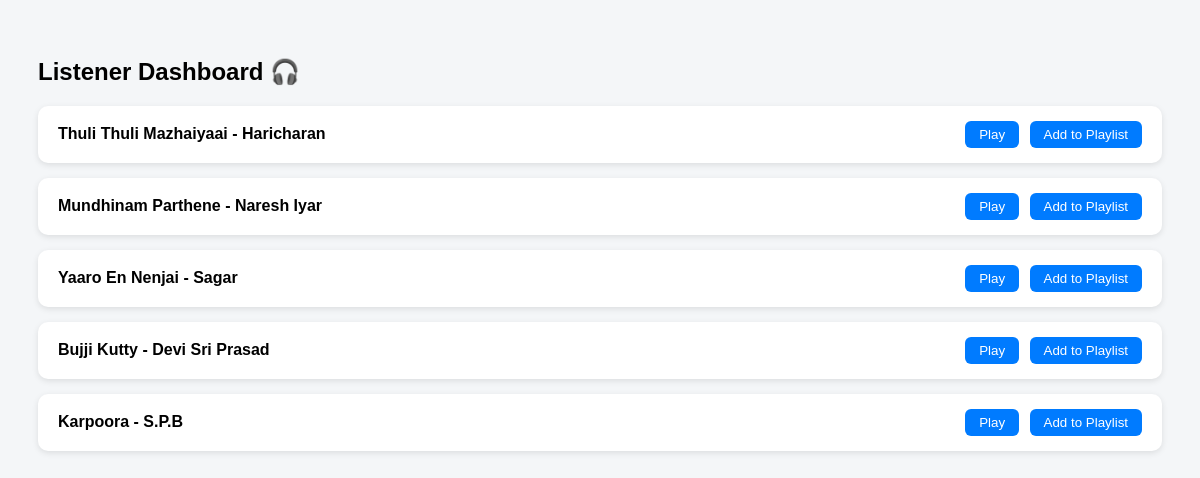
The page /listener_dashboard (signed in) on the database its author committed.
### controller/models.py (models this page shows)
class Upload_Song(db.Model):
    __tablename__ = 'upload_song'
    id = db.Column(db.Integer, primary_key=True, autoincrement=True)
    title = db.Column(db.String(100))
    artist = db.Column(db.String(100))
    file_path= db.Column(db.String(200))
    creator_id = db.Column(db.Integer, db.ForeignKey('user.user_id'))
    playlist = db.relationship('Playlist_Upload_Song', back_populates='upload_song')

### main.py (the view)
@app.route('/listener_dashboard')
def listener_dashboard():
    if 'user_id' not in session:
        return redirect(url_for('login'))
    user_id = session['user_id']
    songs = Upload_Song.query.all()
    playlists = Playlist.query.filter_by(user_id=user_id).all()
    return render_template(
        'listener_dashboard.html',
        songs=songs,
        playlist=playlists
    )

### templates/listener_dashboard.html (shortened to what this page needs)
<!DOCTYPE html>
<html lang="en">
<head>
</head>
<body>
<h2>Listener Dashboard 🎧</h2>
{% for song in songs %}
<div class="song-card">
    <div class="song-info">
        {{ song.title }} - {{ song.artist }}
    </div>
    <div class="song-controls">
        <button onclick="togglePlay(this)">Play</button>
        <form method="POST"
              action="{{ url_for('add_song_to_playlist', song_id=song.id) }}"
              style="display:inline;">
            <button type="submit">Add to Playlist</button>
        </form>
    </div>
</div>
{% else %}
<p>No songs available</p>
{% endfor %}
</body>
</html>

### templates/listener_dashboard.html (style rules this page uses)
body { font-family: Arial, sans-serif; background: #f4f6f8; padding: 30px; }
h2 { margin-bottom: 20px; }
.song-card { background: #ffffff; padding: 15px 20px; margin-bottom: 15px; border-radius: 10px; display: flex; justify-content: space-between; align-items: center; box-shadow: 0 2px 6px rgba(0,0,0,0.1); }
.song-info { font-weight: bold; }
.song-controls button { padding: 6px 14px; border: none; border-radius: 6px; cursor: pointer; margin-left: 6px; background: #007bff; color: white; }

### rows shown on the page
Upload_Song: title "Thuli Thuli Mazhaiyaai", artist "Haricharan"
Upload_Song: title "Mundhinam Parthene", artist "Naresh Iyar"
Upload_Song: title "Yaaro En Nenjai", artist "Sagar"
Upload_Song: title "Bujji Kutty", artist "Devi Sri Prasad"
Upload_Song: title "Karpoora", artist "S.P.B"
